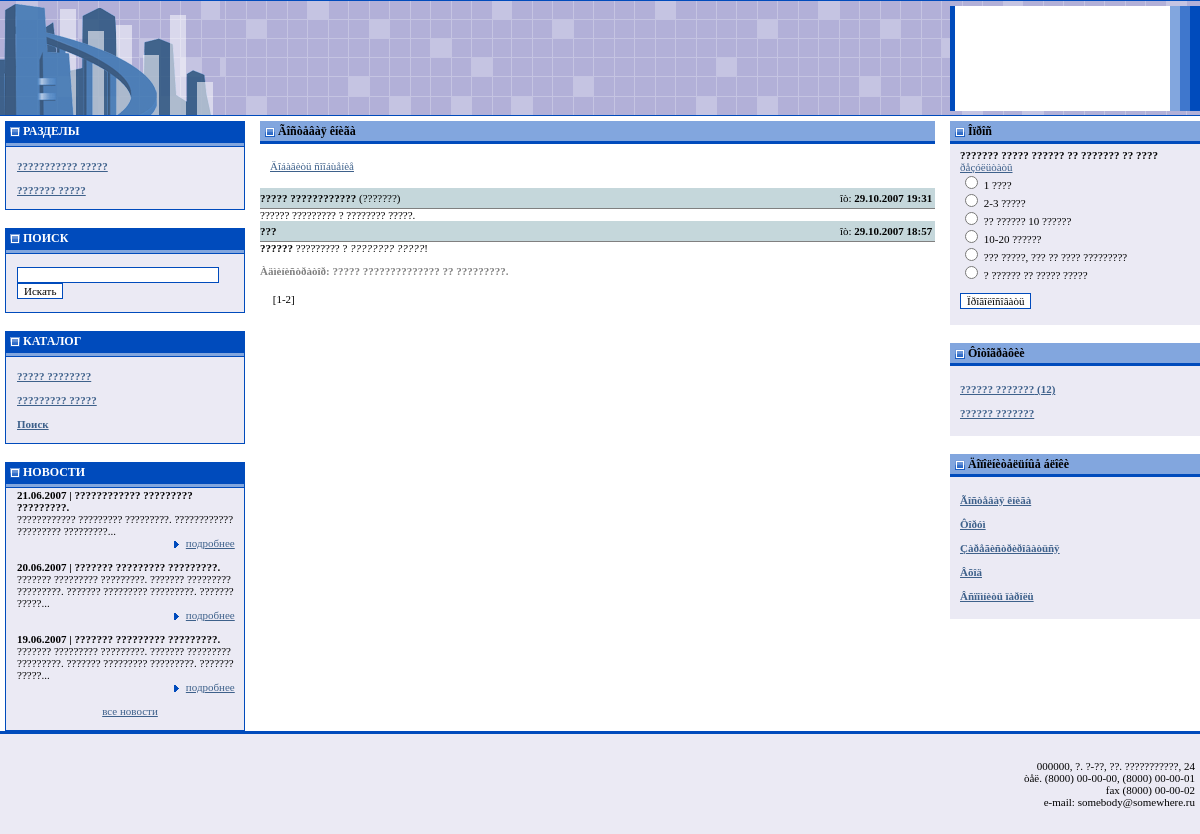
Page /source/guestbook.php on the committed database.
### tables this page shows
CREATE TABLE system_menu_catalog (
  id_catalog int(11) NOT NULL auto_increment,
  `name` tinytext NOT NULL,
  description text NOT NULL,
  keywords tinytext NOT NULL,
  modrewrite tinytext NOT NULL,
  pos int(11) NOT NULL default '0',
  hide enum('show','hide') NOT NULL default 'show',
  id_parent int(11) NOT NULL default '0',
  PRIMARY KEY  (id_catalog)
);

CREATE TABLE system_catalog (
  id_catalog int(11) NOT NULL auto_increment,
  `name` tinytext NOT NULL,
  description text NOT NULL,
  keywords tinytext NOT NULL,
  modrewrite tinytext NOT NULL,
  pos int(11) NOT NULL default '0',
  hide enum('show','hide') NOT NULL default 'show',
  id_parent int(11) NOT NULL default '0',
  PRIMARY KEY  (id_catalog)
);

CREATE TABLE system_news (
  id_news int(11) NOT NULL auto_increment,
  `name` tinytext NOT NULL,
  body text NOT NULL,
  putdate datetime NOT NULL default '0000-00-00 00:00:00',
  url tinytext NOT NULL,
  urltext tinytext NOT NULL,
  urlpict tinytext NOT NULL,
  hide enum('show','hide') NOT NULL default 'show',
  PRIMARY KEY  (id_news),
  FULLTEXT KEY `name` (`name`,body)
);

CREATE TABLE system_guestbook (
  id_position int(11) NOT NULL auto_increment,
  `name` tinytext,
  city tinytext,
  msg text,
  answer text,
  putdate datetime default NULL,
  hide enum('show','hide') default 'show',
  PRIMARY KEY  (id_position)
);

CREATE TABLE system_poll (
  id_catalog int(11) NOT NULL auto_increment,
  `name` text,
  archive enum('archive','active') NOT NULL default 'archive',
  hide enum('show','hide') NOT NULL default 'show',
  putdate datetime default NULL,
  PRIMARY KEY  (id_catalog)
);

CREATE TABLE system_poll_answer (
  id_position int(10) NOT NULL auto_increment,
  `name` text,
  pos int(4) default NULL,
  hits int(11) default NULL,
  id_catalog int(11) default NULL,
  PRIMARY KEY  (id_position)
);

CREATE TABLE system_photo_catalog (
  id_catalog int(11) NOT NULL auto_increment,
  `name` tinytext NOT NULL,
  description text NOT NULL,
  hide enum('show','hide') NOT NULL default 'show',
  pos int(11) NOT NULL,
  PRIMARY KEY  (id_catalog)
);

### source/guestbook.php (the view, shortened to what the rows shown need)
<?php
  require_once("config/config.php");
  require_once("dmn/utils/utils.print_page.php");
  try
  {
    $pnumber = 10;
    $page_link = 3;
    $obj = new pager_mysql($tbl_guestbook,
                           "WHERE hide = 'show'",
                           "ORDER BY putdate DESC",
                           $pnumber,
                           $page_link);
    require_once ("templates/top.php");
    $guest = $obj->get_page();
    if(!empty($guest))
    {
      echo '<table border="0"
                   cellpadding="0"
                   cellspacing="0"
                   width="100%"
                   align="left">';
      for($i = 0; $i < count($guest); $i++)
      {
        if(!empty($guest[$i]['city']))
        {
          $city = "&nbsp;(".print_page($guest[$i]['city']).")";
        }
        else $city = "";
        list($date, $time) = explode(" ", $guest[$i]['putdate']);
        list($year, $month, $day) = explode("-", $date);
        $date = "$day.$month.$year ".substr($time, 0, 5);
        echo '<tr bgcolor="#C5D7DB" class=main_txt>
                <td rowspan="1" height="20">
                  <nobr><p class=ptdg><b>'.
                    print_page($guest[$i]['name']).
                  '</b>'.$city.'</nobr></td>
                <td width="100%" align="right">
                  <nobr><p class=help>îò: <b>'.$date.'</b>&nbsp;</nobr>
                </td>
              </tr>';
        echo '<tr>
               <td colspan=2 bgcolor="gray" height="1"><img
                 src="images/pic.gif"
                 border="0"
                 width="1"
                 height="1"
                 alt=""></td>
             </tr>';
        echo '<tr valign="top" class=main_txt>
                <td colspan="2"><p class=textgbook>'.
                  nl2br(print_page($guest[$i]['msg'])).'</p>';
        if(!empty($guest[$i]['answer']) && $guest[$i]['answer'] != '-')
        {
          echo '<p class=panswer style="color: grey">
                  <b>Àäìèíèñòðàòîð: '.nl2br(print_page($guest[$i]['answer'])).'</b>
                </p>';
        }
        echo "</td></tr>";
      }
      echo "</table>";
      echo '<br clear="all">';
    }
    require_once ("templates/bottom.php");
  }
  catch(ExceptionMySQL $exc)
  {
    require_once("exception_mysql_debug.php");
  }
  catch(ExceptionMySQL $exc)
  {
    require_once("exception_mysql_debug.php");
  }
  catch(ExceptionMember $exc)
  {
    require_once("exception_member_debug.php");
  }
?>

### source/templates/top.php (shortened to what the rows shown need)
<?php
  require_once("config/config.php");
  require_once("dmn/utils/utils.print_page.php");
?>
<html>
<head>
<link href="site.css" rel="stylesheet" type="text/css">
</head>
<body bgcolor="#FFFFFF" text="#000000" topmargin="0" bottommargin="0" rightmargin="0" leftmargin="0" marginwidth="0" marginheight="0">
<table width="100%" height="100%" border="0" cellpadding="0" cellspacing="0">
<tr>
<td valign="top">
<table width="100%" border="0" cellspacing="0" cellpadding="0">
<tr>
<td width="250" align="center" valign="top" style="padding-top: 5px;">
<table width="240" border="0" cellpadding="0" cellspacing="0" bgcolor="#004BBC">
<tr>
<td>
<table width="100%" border="0" cellspacing="1" cellpadding="1">
<tr>
<tr>
<td bgcolor="#EBEAF4">
<table width="100%" border="0" cellspacing="0" cellpadding="0">
<tr>
  <td width="100%" height="25" align="left" class="in_input_txt"><br>
  <?php
    $query = "SELECT * FROM $tbl_catalog
              WHERE hide = 'show' AND id_parent = 0
              ORDER BY pos";
    $cat = mysql_query($query);
    if(mysql_num_rows($cat))
    {
      while($catalog = mysql_fetch_array($cat))
      {
        echo "<b><a href=index.php?id_catalog=$catalog[id_catalog]
                    class=\"rightpanel_lnk\">$catalog[name]</a></b><br><br>";
      }
    }
  ?>
  </td>
</tr>
</table>
</td>
</tr>
</table>
</td>
</tr>
</table>
<br>
<br>
<table width="240" border="0" cellpadding="0" cellspacing="0" bgcolor="#004BBC">
<tr>
<td>
<table width="100%" border="0" cellspacing="1" cellpadding="1">
<tr>
<tr>
<td bgcolor="#EBEAF4">
<table width="100%" border="0" cellspacing="0" cellpadding="0">
<tr>
  <td width="100%" height="25" align="left" class="in_input_txt"><br>
  <?php
    $query = "SELECT * FROM $tbl_cat_catalog
              WHERE hide = 'show' AND id_parent = 0
              ORDER BY pos";
    $cat = mysql_query($query);
    if(mysql_num_rows($cat))
    {
      while($catalog = mysql_fetch_array($cat))
      {
        echo "<b><a href=index.php?id_catalog=$catalog[id_catalog]
                    class=\"rightpanel_lnk\">$catalog[name]</a></b><br><br>";
      }
      echo "<b><a href=catalog_search.php
                  class=\"rightpanel_lnk\">Поиск</a></b><br><br>";
    }
  ?>
  </td>
</tr>
</table>
</td>
</tr>
</table>
</td>
</tr>
</table>
<br>
<table width="240" border="0" cellpadding="0" cellspacing="0" bgcolor="#004BBC">
<tr>
<td>
<table width="100%" border="0" cellspacing="1" cellpadding="1">
<tr>
<tr>
<td bgcolor="#EBEAF4">
<table width="100%" border="0" cellspacing="0" cellpadding="0">
<tr>
  <td width="100%" height="25" align="left" class="in_input_txt">
  <?php
    $query = "SELECT id_news,
                     name,
                     body,
                     DATE_FORMAT(putdate,'%d.%m.%Y') as putdate_format,
                     url,
                     urltext,
                     urlpict,
                     hide
              FROM $tbl_news
              WHERE hide = 'show'
              ORDER BY putdate DESC
              LIMIT 3";
    $new = mysql_query($query);
    if(mysql_num_rows($new))
    {
      $patt = array("[b]", "[/b]", "[i]", "[/i]");
      $repl = array("", "", "", "");
      $pattern_url = "|\[url[^\]]*\]|";
      $pattern_b_url = "|\[/url[^\]]*\]|";
      while($news_up = mysql_fetch_array($new))
      {
        if(strlen($news_up['body']) > 100)
        {
          $news_up['body'] = substr($news_up['body'], 0, 100)."...";
          $news_up['body'] = str_replace($patt, $repl, $news_up['body']);
          $news_up['body'] = preg_replace($pattern_url, "", $news_up['body']);
          $news_up['body'] = preg_replace($pattern_b_url, "", $news_up['body']);
        }
        echo "<b>$news_up[putdate_format] | ".print_page($news_up['name'])."</b>
            <br>
            ".print_page($news_up['body'])."
            <div align=\"right\">
              <a href=\"news.php?id_news=$news_up[id_news]\"
                 class=\"rightpanel_lnk\">
                 <img src=\"dataimg/dot_lnk.gif\" hspace=\"6\" border=\"0\" align=\"absmiddle\">подробнее</a>&nbsp;&nbsp;&nbsp;
            </div>
            <br>";
      }
    }
    echo "<div align=\"center\">
            <a href=\"news.php\"
               class=\"rightpanel_lnk\">все новости</a><br>
          </div><br>";
  ?>
  </td>
</tr>
</table>
</td>
</tr>
</table>
</td>
</tr>
</table>
</td>
<td valign="top" style="padding-top: 5px; padding-left: 10px; padding-right: 15px; padding-bottom: 10px;">

### source/dmn/utils/utils.print_page.php (shortened to what the rows shown need)
<?php
  function print_page($postbody)
  {
    $postbody = preg_replace_callback(
              "|([a-zà-ÿ\d!]{35,})|i",
              "split_text",
              $postbody);
    $postbody = htmlspecialchars($postbody, ENT_QUOTES);
    $pattern = "#\[b\](.+)\[\/b\]#isU";
    $postbody = preg_replace($pattern,
                             '<b>\\1</b>',
                             $postbody);
    $pattern = "#\[i\](.+)\[\/i\]#isU";
    $postbody = preg_replace($pattern,
                             '<i>\\1</i>',
                             $postbody);
    $pattern = "#\[u\](.+)\[\/u\]#isU";
    $postbody = preg_replace($pattern,
                             '<u>\\1</u>',
                             $postbody);
    $pattern = "#\[sup\](.+)\[\/sup\]#isU";
    $postbody = preg_replace($pattern,
                             '<sup>\\1</sup>',
                             $postbody);
    $pattern = "#\[sub\](.+)\[\/sub\]#isU";
    $postbody = preg_replace($pattern,
                             '<sub>\\1</sub>',
                             $postbody);
    $pattern = "#\[url\][\s]*([\S]*)[\s]*\[\/url\]#si";
    $postbody = preg_replace_callback($pattern,
               "url_replace",
                $postbody);
    $pattern = "#\[url[\s]*=[\s]*([\S]+)[\s]*\][\s]*([^\[]*)\[/url\]#isU";
    $postbody = preg_replace_callback($pattern,
               "url_replace_name",
                $postbody);
    return $postbody;
  }
?>

### source/templates/bottom.php (shortened to what the rows shown need)
</td>
<td width="250" valign="top" style="padding-top: 5px;">
<table width="100%" border="0" cellpadding="0" cellspacing="0">
<tr>
<td bgcolor="#EBEAF4" class="rightpanel_txt">
  <?php
    $query = "SELECT * FROM $tbl_poll
              WHERE archive = 'active' AND
      	            hide = 'show'";
    $pol = mysql_query($query);
    if(mysql_num_rows($pol))
    {
      $poll = mysql_fetch_array($pol);
      echo "<b>$poll[name]</b><br>
            <a class=\"rightpanel_lnk\" href=poll.php>ðåçóëüòàòû</a>";
      $query = "SELECT * FROM $tbl_poll_answer
                WHERE id_catalog = $poll[id_catalog]
                ORDER BY pos";
      $ans = mysql_query($query);
      if(mysql_num_rows($ans))
      {
        echo "<form action=poll.php method=post>";
        while($answers = mysql_fetch_array($ans))
        {
          echo "<input type=radio name=id_position value=\"$answers[id_position]\"> $answers[name]<br>";
        }
        echo "<br><input class=in_input type=submit value=Ïðîãîëîñîâàòü>";
        echo "</form>";
      }
    }
  ?>
</td>
</tr>
<tr>
<td bgcolor="#EBEAF4" class="rightpanel_txt"><br>
<?php
  $query = "SELECT * FROM $tbl_photo_catalog
            WHERE hide = 'show'";
  $cat = mysql_query($query);
  if(mysql_num_rows($cat) > 1)
  {
    while($catalog_photo = mysql_fetch_array($cat))
    {
      $query = "SELECT COUNT(*) FROM $tbl_photo_position
                WHERE id_catalog = $catalog_photo[id_catalog] AND
                      hide = 'show'";
      $cnt = mysql_query($query);
      $total = mysql_result($cnt, 0);
      if($total > 0) $total = "&nbsp;($total)";
      else $total = "";
      echo "<b><a href=gallery.php?id_catalog=$catalog_photo[id_catalog]
                    class=\"rightpanel_lnk\">".
           "{$catalog_photo[name]}$total</a></b><br><br>";
    }
  }
?>
</td>
</tr>
</table>
</td>
</tr>
</table>
</td>
</tr>
</table>
</body>
</html>

### rows in the picture
system_menu_catalog: name "??????????? ?????"
system_menu_catalog: name "??????? ?????"
system_catalog: name "????? ????????"
system_catalog: name "????????? ?????"
system_news: news_up "21.06.2007", name "???????????? ????????? ?????????. ???????????? ????????? ?????????. ???????????? ????????? ?????????..."
system_news: news_up "20.06.2007", name "??????? ????????? ?????????. ??????? ????????? ?????????. ??????? ????????? ?????????. ??????? ????????? ?????????. ??????? ?????..."
system_news: news_up "19.06.2007", name "??????? ????????? ?????????. ??????? ????????? ?????????. ??????? ????????? ?????????. ??????? ????????? ?????????. ??????? ?????..."
system_guestbook: name "????? ???????????? ??????? ?????? ????????? ? ???????? ?????.", city "( )"
system_guestbook: name "??? ?????? ????????? ? ???????? ????? ! ????? ?????????????? ?? ?????????."
system_poll: name "??????? ????? ?????? ?? ??????? ?? ????"
system_poll_answer: name "1 ????"
system_poll_answer: name "2-3 ?????"
system_poll_answer: name "?? ?????? 10 ??????"
system_poll_answer: name "10-20 ??????"
system_poll_answer: name "??? ?????, ??? ?? ???? ?????????"
system_poll_answer: name "? ?????? ?? ????? ?????"
system_photo_catalog: name "?????? ???????", total "(12)"
system_photo_catalog: name "?????? ???????"

### other values in the picture
$title "Ãîñòåâàÿ êíèãà"
$date "29.10.2007 19:31"
$date "29.10.2007 18:57"
implode("<br>", $adr_arr) "000000, ?. ?-??, ??. ???????????, 24 òåë. (8000) 00-00-00, (8000) 00-00-01 fax (8000) 00-00-02 e-mail: somebody@somewhere.ru"
